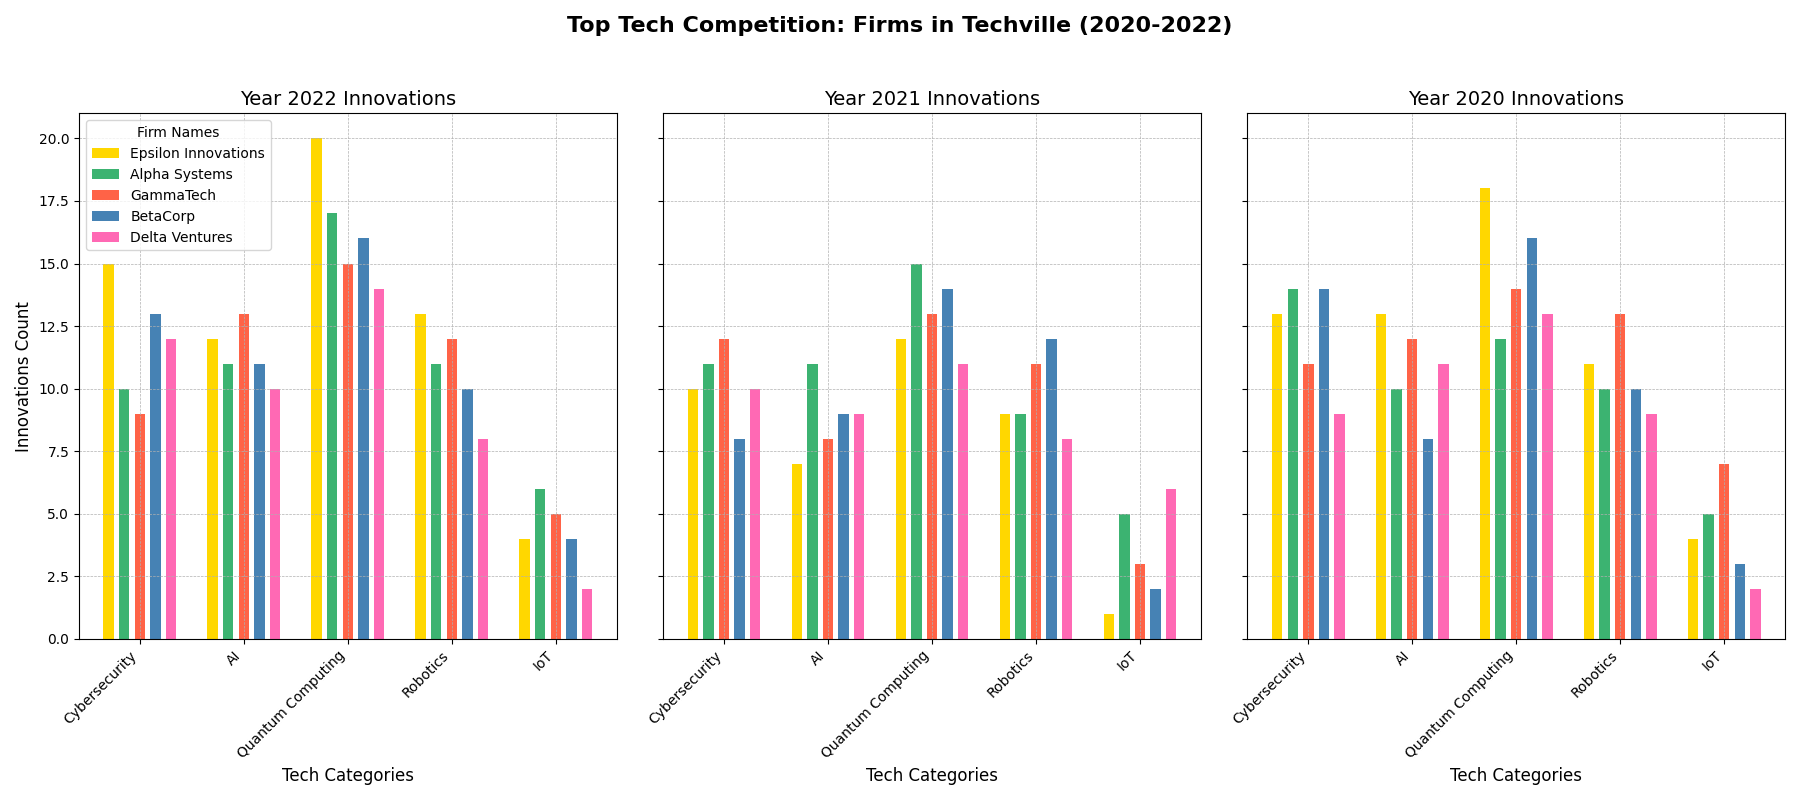

Write Python code to recreate this figure.
import matplotlib.pyplot as plt
import numpy as np

companies = ['Epsilon Innovations', 'Alpha Systems', 'GammaTech', 'BetaCorp', 'Delta Ventures']
years = ['2022', '2021', '2020']
categories = ['Cybersecurity', 'AI', 'Quantum Computing', 'Robotics', 'IoT']

# Manually shuffled the innovations values while preserving the shape.
innovations = np.array([
    [10, 7, 12, 9, 1],    
    [11, 11, 15, 9, 5],     
    [12, 8, 13, 11, 3],     
    [8, 9, 14, 12, 2],    
    [10, 9, 11, 8, 6],     
    [13, 13, 18, 11, 4],   
    [14, 10, 12, 10, 5],    
    [11, 12, 14, 13, 7],   
    [14, 8, 16, 10, 3],    
    [9, 11, 13, 9, 2],     
    [15, 12, 20, 13, 4],   
    [10, 11, 17, 11, 6],   
    [9, 13, 15, 12, 5],   
    [13, 11, 16, 10, 4],   
    [12, 10, 14, 8, 2]  
])

fig, axes = plt.subplots(1, 3, figsize=(18, 8), sharey=True)

colors = ['#FFD700', '#3CB371', '#FF6347', '#4682B4', '#FF69B4']
year_indices = [2, 0, 1]

for i, ax in enumerate(axes):
    year_data = innovations[year_indices[i] * len(companies):(year_indices[i] + 1) * len(companies)]
    x = np.arange(len(categories))
    
    for j in range(len(companies)):
        ax.bar(x + j * 0.15, year_data[j], width=0.1, color=colors[j], align='center', label=companies[j] if i == 0 else "")
    
    ax.set_title(f"Year {years[i]} Innovations", fontsize=14)
    ax.set_xlabel("Tech Categories", fontsize=12)
    ax.set_xticks(x + 0.3)
    ax.set_xticklabels(categories, rotation=45, ha='right')
    ax.grid(True, linestyle='--', linewidth=0.5)

axes[0].set_ylabel("Innovations Count", fontsize=12)
axes[0].legend(loc='upper left', fontsize=10, title='Firm Names')

fig.suptitle("Top Tech Competition: Firms in Techville (2020-2022)", fontsize=16, fontweight='bold')

plt.tight_layout(rect=[0, 0, 1, 0.95])
plt.show()
